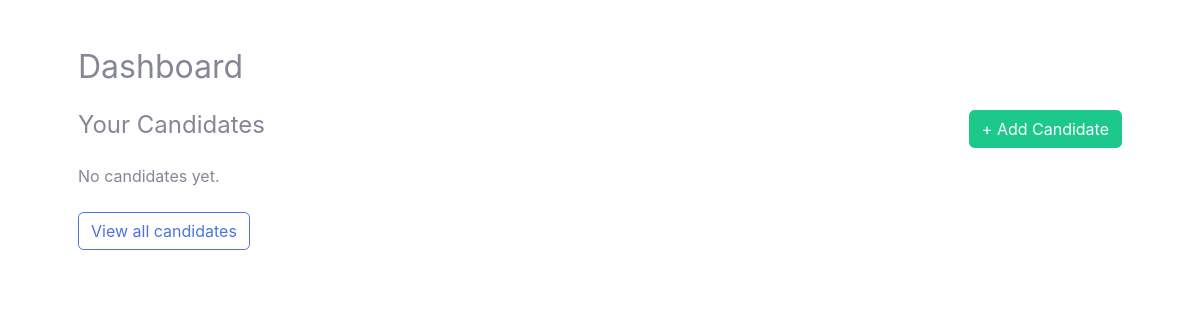
The app's page /dashboard/ (signed in), older data.
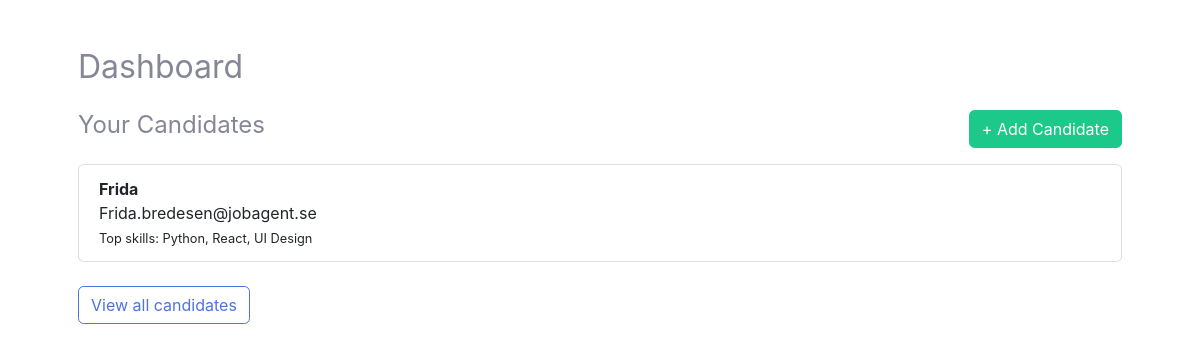
The same page, newer data.
### candidates/models.py (models this page shows, shortened)
class Candidate(models.Model):
    user = models.ForeignKey(User, on_delete=models.CASCADE)
    name = models.CharField(max_length=100)
    email = models.EmailField()
    notes = models.TextField(blank=True)
    top_skills = models.CharField(
        max_length=255,
        blank=True,
        help_text="Write top skills separated by commas (e.g. Communication, Leadership, SQL)"
    )
    uploaded_at = models.DateTimeField(auto_now_add=True)

### candidates/views.py (the view)
# urls.py: path('dashboard/', candidate_views.dashboard, name='dashboard'),
@login_required
def dashboard(request):
    candidates = Candidate.objects.all().order_by('-uploaded_at')[:5]  # senaste 5
    return render(request, 'dashboard.html', {'candidates': Candidate.objects.all()})

### templates/dashboard.html
{% extends "base.html" %}
{% block content %}
<div class="container mt-5">
  <h2 class="mb-4">Dashboard</h2>
  <div class="d-flex justify-content-between align-items-center mb-3">
    <h4>Your Candidates</h4>
    <a href="{% url 'add_candidate' %}" class="btn btn-success">+ Add Candidate</a>
  </div>
  {% if candidates %}
    <ul class="list-group">
      {% for candidate in candidates %}
        <li class="list-group-item">
          <strong>{{ candidate.name }}</strong><br>
          {{ candidate.email }}<br>
          <small>Top skills: {{ candidate.top_skills }}</small>
        </li>
      {% endfor %}
    </ul>
  {% else %}
    <p>No candidates yet.</p>
  {% endif %}
  <div class="mt-4">
    <a href="{% url 'candidate_list' %}" class="btn btn-outline-primary">View all candidates</a>
  </div>
</div>
{% endblock %}

### templates/base.html (shortened to what this page needs)
{% load static %}
<!DOCTYPE html>
<html lang="en">
<head>
  <link href="https://cdn.jsdelivr.net/npm/bootstrap@5.3.2/dist/css/bootstrap.min.css" rel="stylesheet">
  <link rel="stylesheet" href="{% static 'css/style.css' %}">
</head>
<body>
  <div class="container mt-5">
    {% block content %}
    {% endblock %}
  </div>
</body>
</html>

Row changes from the older to the newer data that the page shows:
added Candidate: name "Frida", email "Frida.bredesen@jobagent.se", top_skills "Python, React, UI Design"
Text that changed along with them:
text no longer shown: "No candidates yet."
